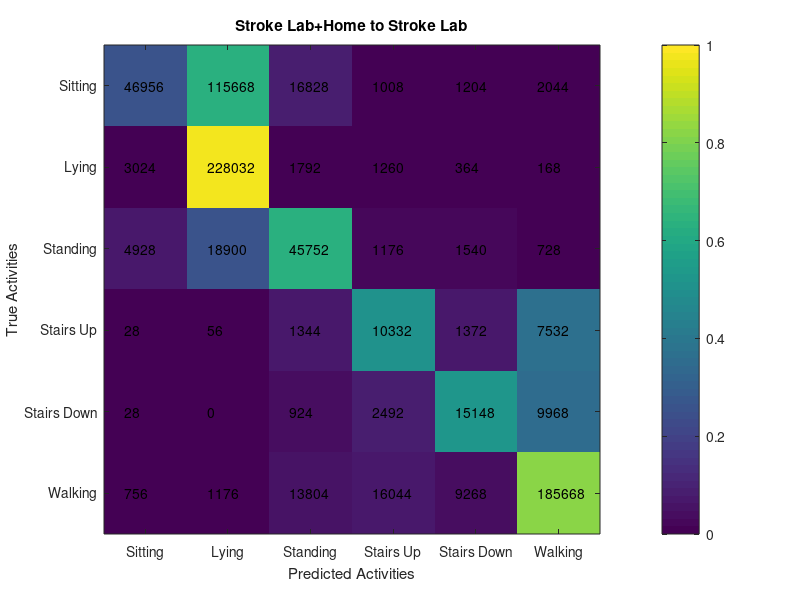
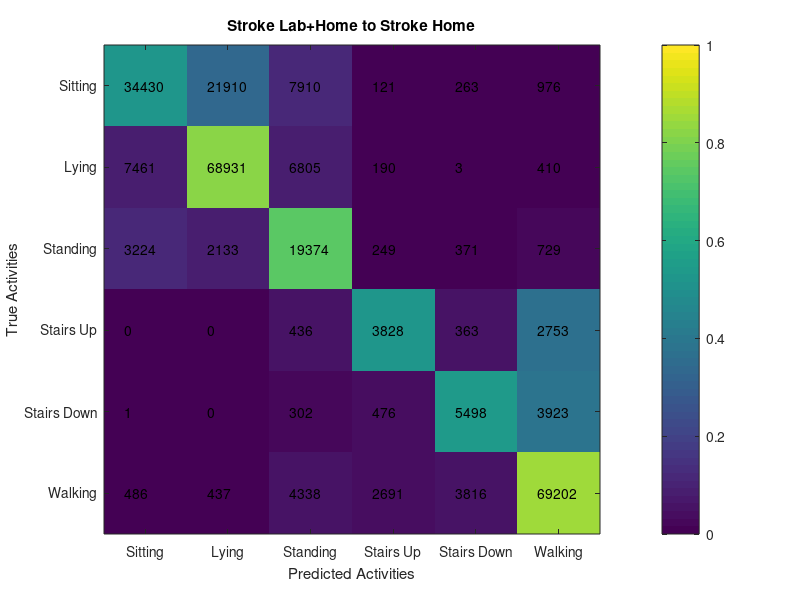

Reproduce these figures in MATLAB, in order. (Note: this script raises an error after producing the figures.)
clc
clear all
close all
% -------------------------------------------------------------------------
% AnalyzeConfMat.m

% Generate tables or figures relating to classifier output.

% Input: .mat data from classifier scripts
% Output: ConfMat, Boxplot, table 
% -------------------------------------------------------------------------

Activities={'Sitting', 'Lying', 'Standing', 'Stairs Up', 'Stairs Down', 'Walking'};
numAct=length(Activities);

%load('Z:\RERC- Phones\Server Data\Clips\10s\PhoneData_Feat.mat') % Features

%% Lab vs. Home
load('ConfusionMat_strokestrokeHome');
load('DirectComp_LabvsHome');

% Confusion Matrix: Lab --> Home
subjinds=cellfun(@(x) ~isempty(x), LabConfMatHome(:));
ConfMatAll=zeros(length(Activities),length(Activities),sum(subjinds),size(LabConfMatHome,2));

subjinds=find(subjinds);

for i=1:length(subjinds)
    ind=subjinds(i);
    for j=1:size(LabConfMatHome,2)
        ConfMatAll(:,:,ind,j)=LabConfMatHome{ind};
    end
end
ConfMatAll=sum(ConfMatAll,4);
ConfMatAll=sum(ConfMatAll,3);
correctones = sum(ConfMatAll,2);
correctones = repmat(correctones,[1 6]);
figure; imagesc(ConfMatAll./correctones, [0 1]); colorbar
xlabel('Predicted Activities'); ylabel('True Activities');
title('Stroke Lab+Home to Stroke Lab');
set(gca,'XTickLabel',Activities)
set(gca,'YTickLabel',Activities)
set(gca,'XTick',[1 2 3 4 5 6])
set(gca,'YTick',[1 2 3 4 5 6])

for i=1:numAct
    for j=1:numAct
        text(i-0.25,j,num2str(ConfMatAll(j,i)));
    end
end

% Confusion Matrix: Lab+Home --> Home 
subjinds=cellfun(@(x) ~isempty(x), LabHomeConfMatHome(:,1));
ConfMatAll=zeros(length(Activities),length(Activities),sum(subjinds),size(LabHomeConfMatHome,2));

subjinds=find(subjinds);

StrokeHomeCounts=zeros(6,15);
for i=1:length(subjinds)
    ind=subjinds(i);
    for j=1:size(LabHomeConfMatHome,2)
        ConfMatAll(:,:,ind,j)=LabHomeConfMatHome{ind,j};
        if j==1
            StrokeHomeCounts(:,i)=sum(LabHomeConfMatHome{ind,j},2);
        end
    end
end
ConfMatAll=sum(ConfMatAll,4);
ConfMatAll=sum(ConfMatAll,3);
correctones = sum(ConfMatAll,2);
correctones = repmat(correctones,[1 6]);
figure; imagesc(ConfMatAll./correctones, [0 1]); colorbar
xlabel('Predicted Activities'); ylabel('True Activities');
title('Stroke Lab+Home to Stroke Home');
set(gca,'XTickLabel',Activities)
set(gca,'YTickLabel',Activities)
set(gca,'XTick',[1 2 3 4 5 6])
set(gca,'YTick',[1 2 3 4 5 6])

for i=1:numAct
    for j=1:numAct
        text(i-0.25,j,num2str(ConfMatAll(j,i)));
    end
end

% Accuracy
for i=1:length(subjinds)
    indSub=subjinds(i);
    
    Acc_Lab_HomeHome(i,:)=calc_classacc(sum(cat(3,Lab_HometoHome{indSub,:}),3));
    Acc_LabHome(i,:)=calc_classacc(LabConfMatHome{indSub});
    
    LabHomeConfMatLab_sub=cat(3,HometoHome{indSub,:});
    LabHomeConfMatHome_sub=cat(3,LabHomeConfMatHome{indSub,:});
    Acc_HometoHome(i,:)=calc_classacc(sum(LabHomeConfMatLab_sub,3));
    Acc_LabHomeHome(i,:)=calc_classacc(sum(LabHomeConfMatHome_sub,3));

end

% Box plots: Environment-specific
figure;
subplot(2,4,1);
boxplot(Acc_Lab_HomeHome,Activities);
ylim([0 1.1]);
title('Stroke Lab-Home to Home');

subplot(2,4,2);
boxplot(Acc_LabHome,Activities);
boxplot_fill('y')
ylim([0 1.1]);
title('Stroke Lab to Stroke Home');

subplot(2,4,3);
boxplot(Acc_HometoHome,Activities);
ylim([0 1.1]);
title('Stroke Home to Home');

subplot(2,4,4);
boxplot(Acc_LabHomeHome,Activities);
boxplot_fill([1 0.5 0])
ylim([0 1.1]);
title('Stroke Lab+Home to Stroke Home');

subplot(2,4,[5:8])
BalAcc_LabLab=nanmean(Acc_Lab_HomeHome,2);
BalAcc_LabHome=nanmean(Acc_LabHome,2);
BalAcc_LabHomeLab=nanmean(Acc_HometoHome,2);
BalAcc_LabHomeHome=nanmean(Acc_LabHomeHome,2);
mdl = [repmat({'Lab to Lab'}, length(BalAcc_LabLab), 1); ...
    repmat({'Lab to Home'}, length(BalAcc_LabHome), 1); ...
    repmat({'Lab+Home to Lab'}, length(BalAcc_LabHomeLab), 1); ...
    repmat({'Lab+Home to Home'}, length(BalAcc_LabHomeHome), 1)];

boxplot([BalAcc_LabLab; BalAcc_LabHome; BalAcc_LabHomeLab; BalAcc_LabHomeHome],mdl)
boxplot_fill('y',3); boxplot_fill([1 0.5 0],1)
ylim([0 1.1]); ylabel('Balanced Accuracy');

%% Stroke to Stroke Population

% Confusion Matrix
for i=1:size(PopConfMat,2)
    ConfMatAll(:,:,i)=PopConfMat{i}./repmat(sum(PopConfMat{i},2),[1 6]);
end

ConfMatAll=nansum(ConfMatAll,3);
correctones = sum(ConfMatAll,2);
correctones = repmat(correctones,[1 6]);
figure, subplot(2,3,3), imagesc(ConfMatAll./correctones); colorbar; caxis([0 1])
set(gca,'XTickLabels',Activities)
set(gca,'YTickLabels',Activities)
xlabel('Predicted Activities'); ylabel('True Activities');
title('Stroke to Stroke')

for i=1:numAct
    for j=1:numAct
        text(i-0.25,j,num2str(.01*round(10000*ConfMatAll(j,i)/correctones(j,i)),'%10.3g'));
    end
end

% Accuracy
for indSub=1:length(PopConfMat)
    Acc_StrokePop(indSub,:)=calc_classacc(PopConfMat{indSub});
end


%% Healthy to Healthy

load('RUSConfusion');

% Confusion Matrix
for i=1:size(ConfMat,2)
    ConfMatAll(:,:,i)=ConfMat{i}./repmat(sum(ConfMat{i},2),[1 6]);
end

ConfMatAll=nansum(ConfMatAll,3);
correctones = sum(ConfMatAll,2);
correctones = repmat(correctones,[1 6]);
subplot(2,3,1), imagesc(ConfMatAll./correctones); colorbar; caxis([0 1])
set(gca,'XTickLabels',Activities)
set(gca,'YTickLabels',Activities)
xlabel('Predicted Activities'); ylabel('True Activities');
title('Healthy to Healthy')

for i=1:numAct
    for j=1:numAct
        text(i-0.25,j,num2str(.01*round(10000*ConfMatAll(j,i)/correctones(j,i)),'%10.3g'));
    end
end

% Accuracy
for indSub=1:length(ConfMat)
    Acc_Health(indSub,:)=calc_classacc(ConfMat{indSub});
end

% ActivityCounts
for i=1:size(ConfMat,2)
    ConfMatAll(:,:,i)=ConfMat{i};
end
HealthyCounts=sum(sum(ConfMatAll,3),2);

%% Healthy to Stroke Home

load('ConfusionMat_strokeAll.mat')

% Confusion Matrix
for i=1:size(ConfMat,2)
    ConfMatAll(:,:,i)=ConfMat{i}./repmat(sum(ConfMat{i},2),[1 6]);
end

ConfMatAll=nansum(ConfMatAll,3);
correctones = sum(ConfMatAll,2);
correctones = repmat(correctones,[1 6]);
subplot(2,3,2), imagesc(ConfMatAll./correctones); colorbar; caxis([0 1])
set(gca,'XTickLabels',Activities)
set(gca,'YTickLabels',Activities)
xlabel('Predicted Activities'); ylabel('True Activities');
title('Healthy to Stroke')

for i=1:numAct
    for j=1:numAct
        text(i-0.25,j,num2str(.01*round(10000*ConfMatAll(j,i)/correctones(j,i)),'%10.3g'));
    end
end

% Accuracy
for i=1:30%length(subjinds)
    indSub=i;%subjinds(i);
    Acc_Stroke(i,:)=calc_classacc(ConfMat{indSub});
end

for i=1:size(ConfMat,2)
    ConfMatAll(:,:,i)=ConfMat{i};
end
StrokeCounts=sum(sum(ConfMatAll,3),2);

% Box plots: Population

BalAcc_Health=nanmean(Acc_Health,2);
BalAcc_Stroke=nanmean(Acc_Stroke,2);
BalAcc_StrokePop=nanmean(Acc_StrokePop,2);

subplot(2,3,4)
% boxplot(Acc_Health,Activities);
boxplot([Acc_Health BalAcc_Health]);
ylim([0 1.1]);
title('Healthy to Healthy');
boxplot_fill('b')

subplot(2,3,5)
% boxplot(Acc_Stroke,Activities);
boxplot([Acc_Stroke BalAcc_Stroke]);
boxplot_fill([0.5 0 0.5])
ylim([0 1.1]);
title('Healthy to Stroke (All)');

subplot(2,3,6)
% boxplot(Acc_StrokePop,Activities);
boxplot([Acc_StrokePop BalAcc_StrokePop]);
boxplot_fill('r')
ylim([0 1.1]);
title('Stroke to Stroke');

% subplot(2,3,[4:6])
% BalAcc_Health=nanmean(Acc_Health,2);
% BalAcc_Stroke=nanmean(Acc_Stroke,2);
% BalAcc_StrokePop=nanmean(Acc_StrokePop,2);
% mdl = [repmat({'Healthy to Healthy'}, length(BalAcc_Health), 1); ...
%     repmat({'Healthy to Stroke'}, length(BalAcc_Stroke), 1); ...
%     repmat({'Stroke to Stroke'}, length(BalAcc_StrokePop), 1)];
% boxplot([BalAcc_Health; BalAcc_Stroke; BalAcc_StrokePop],mdl)
% boxplot_fill('b',3); boxplot_fill([0.5 0 0.5],2); boxplot_fill('r',1)
% ylim([0 1.1]); ylabel('Balanced Accuracy');

%% Histograms of class distributions

% Healthy and Stroke (Population)
figure, hold on
bar(1:6,HealthyCounts/sum(HealthyCounts),'FaceColor',[.6 .6 .6],'BarWidth',1)
for j=1:6
    if HealthyCounts(j)
        text(j,HealthyCounts(j)/sum(HealthyCounts)+.015,num2str(HealthyCounts(j)),'Rotation',90)
    end
end
bar(8:13,StrokeCounts/sum(StrokeCounts),'FaceColor',[1 .5 0],'BarWidth',1)
for j=1:6
    if StrokeCounts(j)
        text(7+j,StrokeCounts(j)/sum(StrokeCounts)+.015,num2str(StrokeCounts(j)),'Rotation',90)
    end
end
ax=gca;
ax.XTick=[1:6 8:13];
ax.XTickLabel=[Activities Activities];
ax.XTickLabelRotation=45;

% Stroke Home

StrokeHomeCounts(StrokeHomeCounts<60)=0;
StrokeHomeCounts(:,sum(StrokeHomeCounts)==0)=[];

Activities_abr={'Si', 'L', 'St', 'SU', 'SD', 'W'};

ticks=[];
ticklabels={};

figure, hold on
for i=1:length(StrokeHomeCounts)
    bar(7*(i-1)+1:7*i-1,StrokeHomeCounts(:,i)/sum(StrokeHomeCounts(:,i)),'FaceColor',[1 .5 0],'BarWidth',1)
    ticks=[ticks 7*(i-1)+1:7*i-1];
    ticklabels=[ticklabels Activities_abr];
    for j=1:6
        if StrokeHomeCounts(j,i)
            text(7*(i-1)+j,StrokeHomeCounts(j,i)/sum(StrokeHomeCounts(:,i))+.015,num2str(StrokeHomeCounts(j,i)),'Rotation',90)
        end
    end
end
ax=gca;
ax.XTick=ticks;
ax.XTickLabel=ticklabels;
ax.XTickLabelRotation=90;